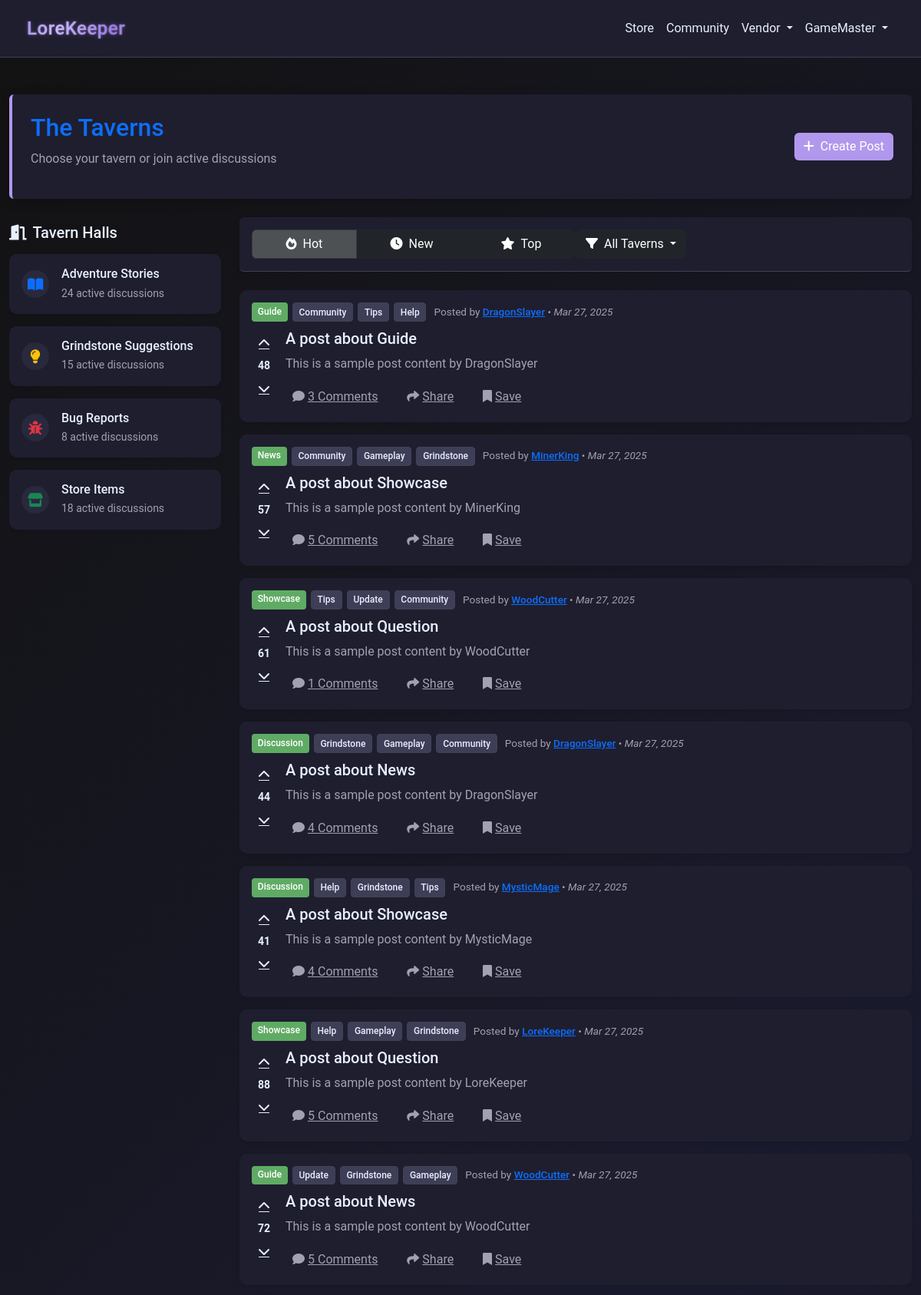
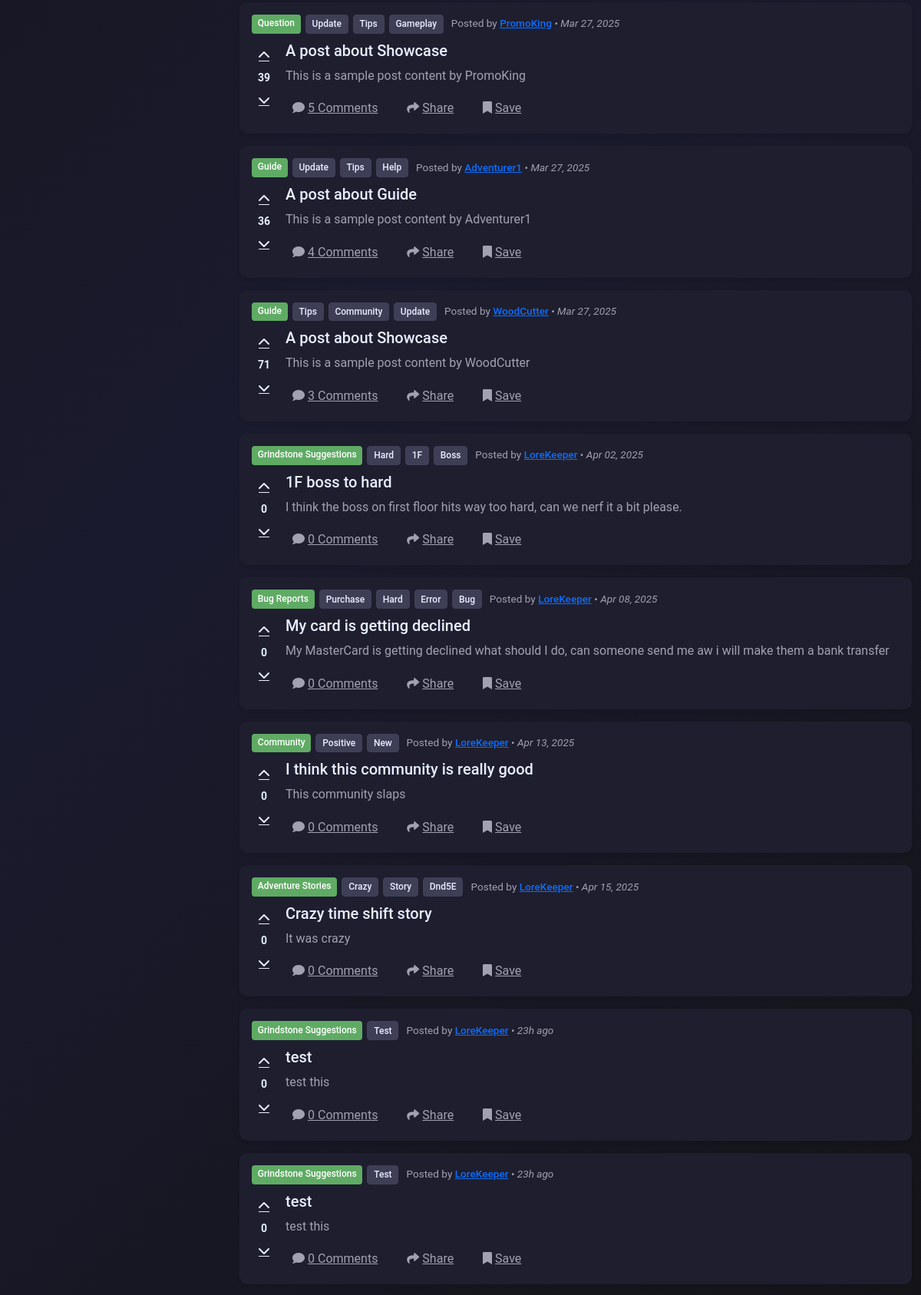
Page /taverns/ (signed in, upper part) on the committed database (2 pictures, top to bottom).
### models.py (models this page shows)
class CommunityPost(db.Model):
    __tablename__ = "community_posts"
    id = db.Column(db.Integer, primary_key=True)
    creator_id = db.Column(
        db.Integer, db.ForeignKey("users.id"), nullable=False, index=True
    )
    title = db.Column(db.String(255), nullable=False)
    content = db.Column(db.Text, nullable=False)
    category = db.Column(db.String(255), nullable=False)
    parent_id = db.Column(
        db.Integer, db.ForeignKey("community_posts.id"), nullable=True
    )
    tags = db.Column(db.String(255))
    upvotes = db.Column(db.Integer, default=0)
    downvotes = db.Column(db.Integer, default=0)
    created_at = db.Column(db.DateTime, default=datetime.utcnow)
    replies = db.relationship(
        "CommunityReply", back_populates="post", lazy=True, cascade="all, delete-orphan"
    )
    creator = db.relationship("User", back_populates="community_posts")

### routes/route_taverns.py (the view)
@taverns_bp.route("/")
@login_required
def taverns():
    reply_counts = (
        db.session.query(
            CommunityReply.post_id, func.count(CommunityReply.id).label("reply_count")
        )
        .group_by(CommunityReply.post_id)
        .subquery()
    )
    posts = (
        db.session.query(
            CommunityPost,
            User.username.label("creator_username"),
            func.coalesce(reply_counts.c.reply_count, 0).label("total_comments"),
        )
        .join(User, CommunityPost.creator_id == User.id)
        .outerjoin(reply_counts, CommunityPost.id == reply_counts.c.post_id)
        .all()
    )
    formatted_posts = []
    for post, username, total_comments in posts:
        post_dict = {
            "id": post.id,
            "title": post.title,
            "content": post.content,
            "category": post.category,
            "tags": post.tags.split(",") if post.tags else [],
            "total_comments": total_comments,
            "upvotes": post.upvotes,
            "downvotes": post.downvotes,
            "created_at": post.created_at,
            "creator_id": post.creator_id,
            "creator_username": username,
        }
        formatted_posts.append(post_dict)
    return render_template("taverns/taverns_index.html", posts=formatted_posts)

### app.py (called while the page is built, shortened)
@app.after_request
def add_header(response):
    response.headers["Cache-Control"] = "no-store"
    return response

@app.before_request
def before_request():
    try:
        if session.get("user_id"):
            session.permanent = True
        else:
            getCookie()
    except Exception:
        session.clear()

@app.template_filter("format_date")
def format_date(date):
    if not date:
        return "N/A"
    from datetime import datetime, timedelta, timezone
    now = datetime.now(timezone.utc).replace(tzinfo=None)
    diff = now - date
    if diff < timedelta(minutes=1):
        return "Just now"
    elif diff < timedelta(hours=1):
        minutes = int(diff.total_seconds() / 60)
        return f"{minutes}m ago"
    elif diff < timedelta(days=1):
        hours = int(diff.total_seconds() / 3600)
        return f"{hours}h ago"
    elif diff < timedelta(days=2):
        return "Yesterday"
    elif diff < timedelta(days=7):
        days = int(diff.total_seconds() / 86400)
        return f"{days} days ago"
    else:
        return date.strftime("%b %d, %Y")

### wrappers.py (called while the page is built)
def login_required(f):
    @wraps(f)
    def decorated_function(*args, **kwargs):
        if not session.get("user_id"):
            flash("You must be logged in to access this page", "warning")
            return redirect(url_for("login"))
        return f(*args, **kwargs)
    return decorated_function

### templates/taverns/taverns_index.html (shortened to what this page needs)
{% extends "nav_footer_template.html" %}
{% block content %}
<div class="content-wrapper">
    <div class="container-fluid py-3 py-md-4">
        <div class="row mb-3 mb-md-4">
            <div class="col-12">
                <div class="forums-header p-3 p-md-4 rounded">
                    <div class="d-flex flex-column flex-md-row justify-content-between align-items-start align-items-md-center">
                <div>
                    <h1 class="h2 text-primary mb-2">The Taverns</h1>
                    <p class="text-muted">Choose your tavern or join active discussions</p>
                </div>
                        <a href="/taverns/create_post" class="btn btn-primary btn-glow mt-2 mt-md-0">
                    <i class="fas fa-plus me-2"></i>Create Post
                        </a>
                    </div>
                </div>
            </div>
        </div>
        <div class="row g-3 g-md-4">
            <div class="col-12 col-lg-3 order-2 order-lg-1">
                <div class="sticky-top pt-2" style="top: 1rem;">
                    <h5 class="text-light mb-3"><i class="fas fa-door-open me-2"></i>Tavern Halls</h5>
                    <div class="card bg-dark border-0 shadow-sm mb-3 tavern-card" data-tavern="Adventure Stories">
                        <div class="card-body p-3">
                            <div class="d-flex align-items-center">
                                <div class="tavern-icon me-3">
                                    <i class="fas fa-book-open text-primary"></i>
                                </div>
                                <div class="flex-grow-1">
                                    <h6 class="mb-1">Adventure Stories</h6>
                                    <div class="small text-muted">24 active discussions</div>
                                </div>
                            </div>
                        </div>
                    </div>
                    <div class="card bg-dark border-0 shadow-sm mb-3 tavern-card" data-tavern="Grindstone Suggestions">
                        <div class="card-body p-3">
                            <div class="d-flex align-items-center">
                                <div class="tavern-icon me-3">
                                    <i class="fas fa-lightbulb text-warning"></i>
                                </div>
                                <div class="flex-grow-1">
                                    <h6 class="mb-1">Grindstone Suggestions</h6>
                                    <div class="small text-muted">15 active discussions</div>
                                </div>
                            </div>
                        </div>
                    </div>
                    <div class="card bg-dark border-0 shadow-sm mb-3 tavern-card" data-tavern="Bug Reports">
                        <div class="card-body p-3">
                            <div class="d-flex align-items-center">
                                <div class="tavern-icon me-3">
                                    <i class="fas fa-bug text-danger"></i>
                                </div>
                                <div class="flex-grow-1">
                                    <h6 class="mb-1">Bug Reports</h6>
                                    <div class="small text-muted">8 active discussions</div>
                                </div>
                            </div>
                        </div>
                    </div>
                    <div class="card bg-dark border-0 shadow-sm mb-3 tavern-card" data-tavern="Store Items">
                        <div class="card-body p-3">
                            <div class="d-flex align-items-center">
                                <div class="tavern-icon me-3">
                                    <i class="fas fa-store text-success"></i>
                                </div>
                                <div class="flex-grow-1">
                                    <h6 class="mb-1">Store Items</h6>
                                    <div class="small text-muted">18 active discussions</div>
                                </div>
                            </div>
                        </div>
                    </div>
                </div>
            </div>
            <div class="col-12 col-lg-9 order-1 order-lg-2 mb-4 mb-lg-0">
                <div class="forums-filter-bar p-2 p-md-3 rounded mb-3 mb-md-4">
                    <div class="d-flex flex-column flex-md-row justify-content-between align-items-center">
                    <div class="btn-group w-100 w-md-auto mb-2 mb-md-0">
                        <button type="button" class="btn btn-dark active">
                            <i class="fas fa-fire me-1 me-md-2"></i><span class="d-none d-sm-inline">Hot</span>
                        </button>
                        <button type="button" class="btn btn-dark">
                            <i class="fas fa-clock me-1 me-md-2"></i><span class="d-none d-sm-inline">New</span>
                        </button>
                        <button type="button" class="btn btn-dark">
                            <i class="fas fa-star me-1 me-md-2"></i><span class="d-none d-sm-inline">Top</span>
                        </button>
                    </div>
                    <div class="dropdown w-100 w-md-auto">
                        <button class="btn btn-dark dropdown-toggle" type="button" data-bs-toggle="dropdown">
                                <i class="fas fa-filter me-2"></i>All Taverns
                        </button>
                        </div>
                    </div>
                </div>
                <div class="posts-container">
                    {% for post in posts %}
                    <div class="card bg-dark border-0 shadow-sm mb-3 post-card">
                        <div class="card-body p-2 p-md-3">
                            <div class="post-content">
                                <div class="post-header">
                                    <div class="post-badges-container">
                                        <span class="badge bg-success">{{post.category}}</span>
                                        {% for tag in post.tags %}
                                        <span class="badge bg-secondary">{{tag.title()}}</span>
                                        {% endfor %}
                                    </div>
                                    <small class="post-author-info">
                                        Posted by <a href="/user/{{post.creator_id}}" class="text-primary post-author" data-user-id="{{post.creator_id}}">{{post.creator_username|default('User')}}</a> •
                                        <span class="post-date" data-date="{{post.created_at}}">{{post.created_at|format_date}}</span>
                                    </small>
                                </div>
                                <div class="d-flex">
                                    <div class="vote-controls-below">
                                        <button class="btn btn-link text-light p-1 vote-btn" title="Upvote" data-post-id="{{post.id}}">
                                            <i class="fas fa-chevron-up"></i>
                                        </button>
                                        <div class="vote-count fw-bold">{{post.upvotes - post.downvotes}}</div>
                                        <button class="btn btn-link text-light p-1 vote-btn" title="Downvote" data-post-id="{{post.id}}">
                                            <i class="fas fa-chevron-down"></i>
                                        </button>
                                    </div>
                                    <div class="post-content-wrapper">
                                        <h5 class="post-title mb-2">
                                            <a href="/taverns/post/{{post.id}}" class="text-light text-decoration-none hover-primary">{{post.title}}</a>
                                        </h5>
                                        <p class="text-muted mb-2 d-none d-sm-block">{{post.content}}</p>
                                        <div class="post-actions">
                                            <button class="btn btn-link text-muted p-0 me-3 post-action-btn">
                                                <i class="fas fa-comment me-1"></i><span class="d-none d-sm-inline">{{post.total_comments|default('0')}} Comments</span>
                                            </button>
                                            <button class="btn btn-link text-muted p-0 me-3 post-action-btn">
                                                <i class="fas fa-share me-1"></i><span class="d-none d-sm-inline">Share</span>
                                            </button>
                                            <button class="btn btn-link text-muted p-0 post-action-btn">
                                                <i class="fas fa-bookmark me-1"></i><span class="d-none d-sm-inline">Save</span>
                                            </button>
                                        </div>
                                    </div>
                                </div>
                            </div>
                        </div>
                    </div>
                    {% endfor %}
                </div>
            </div>
        </div>
    </div>
</div>
{% endblock %}

### templates/taverns/taverns_index.html (style rules this page uses)
body { display: flex; flex-direction: column; min-height: 100vh; }
.content-wrapper { flex: 1 0 auto; display: flex; flex-direction: column; }
.container-fluid { flex: 1 0 auto; }
.forums-header { background-color: var(--card-background); border-left: 4px solid var(--accent-color); box-shadow: 0 4px 15px rgba(0, 0, 0, 0.2); transition: all 0.3s ease; }
.btn-glow { position: relative; overflow: hidden; transition: all 0.3s ease; }
.btn-glow:after { content: ''; position: absolute; top: -50%; left: -50%; width: 200%; height: 200%; background: linear-gradient( to bottom right, rgba(255, 255, 255, 0) 0%, rgba(255, 255, 255, 0.03) 40%, rgba(255, 255, 255, 0.08) 50%, rgba(255, 255, 255, 0.03) 60%, rgba(255, 255, 255, 0) 100% ); transform: rotate(45deg); opacity: 0; transition: 0.7s; }
.forums-filter-bar { background-color: var(--card-background); border-bottom: 1px solid var(--input-border); box-shadow: 0 2px 10px rgba(0, 0, 0, 0.1); }
.tavern-card { transition: all 0.3s ease; cursor: pointer; overflow: hidden; }
.tavern-icon { display: flex; align-items: center; justify-content: center; width: 36px; height: 36px; background-color: var(--input-background); border-radius: 50%; transition: all 0.3s ease; }
.tavern-icon i { font-size: 18px; transition: all 0.3s ease; }
.post-card { transition: all 0.3s ease; border-left: 3px solid transparent; }
.vote-btn { transition: all 0.2s ease; border-radius: 4px; width: 32px; height: 32px; display: flex; align-items: center; justify-content: center; }
.vote-count { font-size: 16px; min-width: 32px; text-align: center; transition: all 0.2s ease; }
.post-action-btn { transition: all 0.2s ease; border-radius: 4px; padding: 4px 8px !important; margin-top: 5px; display: inline-block; }
.sticky-top { z-index: 1020; }
.badge { transition: all 0.2s ease; }
.post-author { position: relative; transition: all 0.2s ease; font-weight: 500; }
.post-author:after { content: ''; position: absolute; bottom: -2px; left: 0; width: 0; height: 1px; background-color: var(--accent-color); transition: width 0.3s ease; }
.post-date { font-style: italic; }
.post-content h5 a { transition: color 0.2s ease; }
.vote-controls-below { display: flex; flex-direction: column; align-items: center; justify-content: flex-start; float: left; margin-right: 12px; margin-top: 2px; }
.vote-controls-below .vote-btn { display: flex; align-items: center; justify-content: center; width: 32px; height: 32px; padding: 0; margin: 0; }
.vote-controls-below .vote-count { font-weight: bold; text-align: center; font-size: 14px; margin: 2px 0; }
.post-header { display: flex; flex-wrap: wrap; align-items: center; margin-bottom: 10px; gap: 10px; }
.post-badges-container { display: flex; flex-wrap: wrap; gap: 6px; margin-bottom: 0; }
.post-author-info { white-space: nowrap; color: var(--text-muted); font-size: 0.85rem; }

### rows in the picture
CommunityPost: category "Guide", title "Community" "Tips" "Help", creator_username "DragonSlayer", created_at "Mar 27, 2025", upvotes "48", title "A post about Guide", content "This is a sample post content by DragonSlayer", total_comments "3"
CommunityPost: category "News", title "Community" "Gameplay" "Grindstone", creator_username "MinerKing", created_at "Mar 27, 2025", upvotes "57", title "A post about Showcase", content "This is a sample post content by MinerKing", total_comments "5"
CommunityPost: category "Showcase", title "Tips" "Update" "Community", creator_username "WoodCutter", created_at "Mar 27, 2025", upvotes "61", title "A post about Question", content "This is a sample post content by WoodCutter", total_comments "1"
CommunityPost: category "Discussion", title "Grindstone" "Gameplay" "Community", creator_username "DragonSlayer", created_at "Mar 27, 2025", upvotes "44", title "A post about News", content "This is a sample post content by DragonSlayer", total_comments "4"
CommunityPost: category "Discussion", title "Help" "Grindstone" "Tips", creator_username "MysticMage", created_at "Mar 27, 2025", upvotes "41", title "A post about Showcase", content "This is a sample post content by MysticMage", total_comments "4"
CommunityPost: category "Showcase", title "Help" "Gameplay" "Grindstone", creator_username "LoreKeeper", created_at "Mar 27, 2025", upvotes "88", title "A post about Question", content "This is a sample post content by LoreKeeper", total_comments "5"
CommunityPost: category "Guide", title "Update" "Grindstone" "Gameplay", creator_username "WoodCutter", created_at "Mar 27, 2025", upvotes "72", title "A post about News", content "This is a sample post content by WoodCutter", total_comments "5"
CommunityPost: category "Question", title "Update" "Tips" "Gameplay", creator_username "PromoKing", created_at "Mar 27, 2025", upvotes "39", title "A post about Showcase", content "This is a sample post content by PromoKing", total_comments "5"
CommunityPost: category "Guide", title "Update" "Tips" "Help", creator_username "Adventurer1", created_at "Mar 27, 2025", post.upvotes-post.downvotes "36", title "A post about Guide", content "This is a sample post content by Adventurer1", total_comments "4"
CommunityPost: category "Guide", title "Tips" "Community" "Update", creator_username "WoodCutter", created_at "Mar 27, 2025", upvotes "71", title "A post about Showcase", content "This is a sample post content by WoodCutter", total_comments "3"
CommunityPost: category "Grindstone Suggestions", title "Hard" "1F" "Boss", creator_username "LoreKeeper", created_at "Apr 02, 2025", upvotes "0", title "1F boss to hard", content "I think the boss on first floor hits way too hard, can we nerf it a bit please.", total_comments "0"
CommunityPost: category "Bug Reports", title "Purchase" "Hard" "Error" "Bug", creator_username "LoreKeeper", created_at "Apr 08, 2025", upvotes "0", title "My card is getting declined", content "My MasterCard is getting declined what should I do, can someone send me aw i will make them a bank transfer", total_comments "0"
CommunityPost: category "Community", title "Positive" "New", creator_username "LoreKeeper", created_at "Apr 13, 2025", upvotes "0", title "I think this community is really good", content "This community slaps", total_comments "0"
CommunityPost: category "Adventure Stories", title "Crazy" "Story" "Dnd5E", creator_username "LoreKeeper", created_at "Apr 15, 2025", upvotes "0", title "Crazy time shift story", content "It was crazy", total_comments "0"
CommunityPost: category "Grindstone Suggestions", title "Test", creator_username "LoreKeeper", created_at "23h ago", upvotes "0", title "test", content "test this", total_comments "0"
CommunityPost: category "Grindstone Suggestions", title "Test", creator_username "LoreKeeper", created_at "23h ago", upvotes "0", title "test", content "test this", total_comments "0"

### other values in the picture
{{ session['username'] }} "GameMaster"
